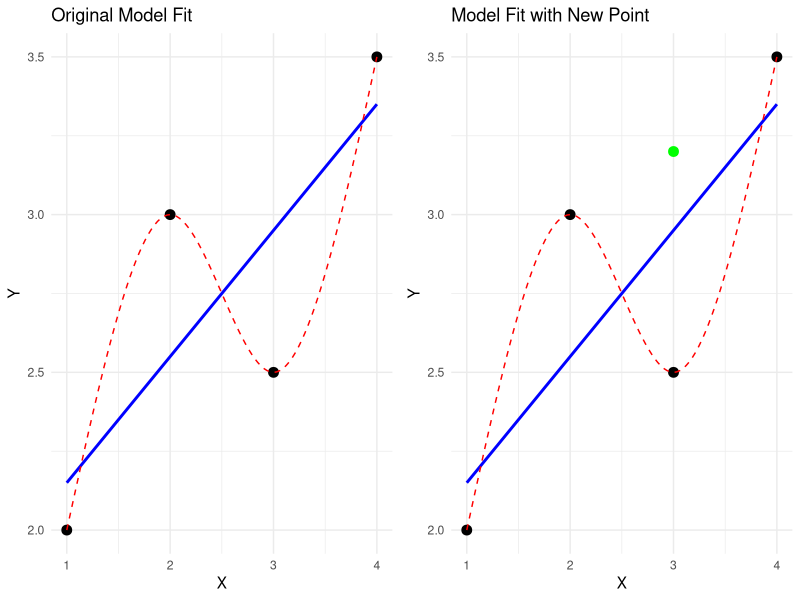

Here is the R script that generated this plot:
## ---- chunk 1
# This code was produced with the aid of Microsoft copilot
library(ggplot2)
library(splines)
library(gridExtra)

# Original data
df <- data.frame(x = c(1, 2, 3, 4), y = c(2, 3, 2.5, 3.5))

# Spline data
spline_df <- data.frame(x = seq(1, 4, length.out = 100))
spline_df$y <- predict(smooth.spline(df$x, df$y, df = 4), spline_df$x)$y

# First plot: original model fit
p1 <- ggplot(df, aes(x, y)) +
  geom_point(color = "black", size = 3) +
  geom_smooth(method = "lm", se = FALSE, color = "blue", formula = y ~ x) +
  geom_line(data = spline_df, aes(x, y), color = "red", linetype = "dashed") +
  labs(title = "Original Model Fit", x = "X", y = "Y") +
  theme_minimal()

# Second plot: with new point
df_new_point <- data.frame(x = 3, y = 3.2)
p2 <- ggplot(df, aes(x, y)) +
  geom_point(color = "black", size = 3) +
  geom_point(data = df_new_point, aes(x, y), color = "green", size = 3) +
  geom_smooth(method = "lm", se = FALSE, color = "blue", formula = y ~ x) +
  geom_line(data = spline_df, aes(x, y), color = "red", linetype = "dashed") +
  labs(title = "Model Fit with New Point", x = "X", y = "Y") +
  theme_minimal()

# Display side by side
grid.arrange(p1, p2, ncol = 2)
